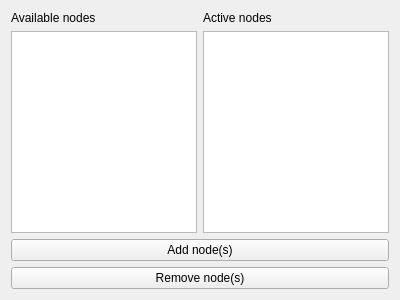
<?xml version="1.0" encoding="UTF-8"?>
<ui version="4.0">
    <class>Form_VTKManager</class>
    <widget class="QWidget" name="Form_VTKManager">
        <property name="geometry">
            <rect>
                <x>0</x>
                <y>0</y>
                <width>400</width>
                <height>300</height>
            </rect>
        </property>
        <property name="windowTitle">
            <string>Form</string>
        </property>
        <layout class="QVBoxLayout" name="verticalLayout">
            <item>
                <layout class="QGridLayout" name="gridLayout">
                    <item row="1" column="0">
                        <widget class="QListWidget" name="availableNList"/>
                    </item>
                    <item row="2" column="0" colspan="2">
                        <widget class="QPushButton" name="pushButton_ImportNode">
                            <property name="text">
                                <string>Add node(s)</string>
                            </property>
                        </widget>
                    </item>
                    <item row="1" column="1">
                        <widget class="QListWidget" name="activeNList"/>
                    </item>
                    <item row="3" column="0" colspan="2">
                        <widget class="QPushButton" name="pushButton_RemoveNode">
                            <property name="text">
                                <string>Remove node(s)</string>
                            </property>
                        </widget>
                    </item>
                    <item row="0" column="1">
                        <widget class="QLabel" name="activeNLabel">
                            <property name="text">
                                <string>Active nodes</string>
                            </property>
                        </widget>
                    </item>
                    <item row="0" column="0">
                        <widget class="QLabel" name="availableNLabel">
                            <property name="text">
                                <string>Available nodes</string>
                            </property>
                        </widget>
                    </item>
                </layout>
            </item>
        </layout>
    </widget>
    <resources/>
    <connections/>
</ui>
